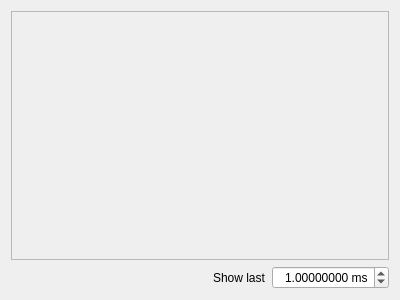
<?xml version="1.0" encoding="UTF-8"?>
<ui version="4.0">
 <class>NeuronMembranePlotWidget</class>
 <widget class="QWidget" name="NeuronMembranePlotWidget">
  <property name="geometry">
   <rect>
    <x>0</x>
    <y>0</y>
    <width>400</width>
    <height>300</height>
   </rect>
  </property>
  <property name="windowTitle">
   <string>Form</string>
  </property>
  <layout class="QVBoxLayout" name="verticalLayout">
   <item>
    <widget class="QFrame" name="frame">
     <property name="sizePolicy">
      <sizepolicy hsizetype="Preferred" vsizetype="Expanding">
       <horstretch>0</horstretch>
       <verstretch>0</verstretch>
      </sizepolicy>
     </property>
     <property name="frameShape">
      <enum>QFrame::StyledPanel</enum>
     </property>
     <property name="frameShadow">
      <enum>QFrame::Raised</enum>
     </property>
    </widget>
   </item>
   <item>
    <layout class="QHBoxLayout" name="horizontalLayout">
     <item>
      <spacer name="horizontalSpacer">
       <property name="orientation">
        <enum>Qt::Horizontal</enum>
       </property>
       <property name="sizeHint" stdset="0">
        <size>
         <width>40</width>
         <height>20</height>
        </size>
       </property>
      </spacer>
     </item>
     <item>
      <widget class="QLabel" name="label">
       <property name="text">
        <string>Show last</string>
       </property>
      </widget>
     </item>
     <item>
      <widget class="QDoubleSpinBox" name="last_milliseconds">
       <property name="alignment">
        <set>Qt::AlignRight|Qt::AlignTrailing|Qt::AlignVCenter</set>
       </property>
       <property name="suffix">
        <string> ms</string>
       </property>
       <property name="decimals">
        <number>8</number>
       </property>
       <property name="singleStep">
        <double>0.100000000000000</double>
       </property>
       <property name="value">
        <double>1.000000000000000</double>
       </property>
      </widget>
     </item>
    </layout>
   </item>
  </layout>
 </widget>
 <resources/>
 <connections/>
</ui>
